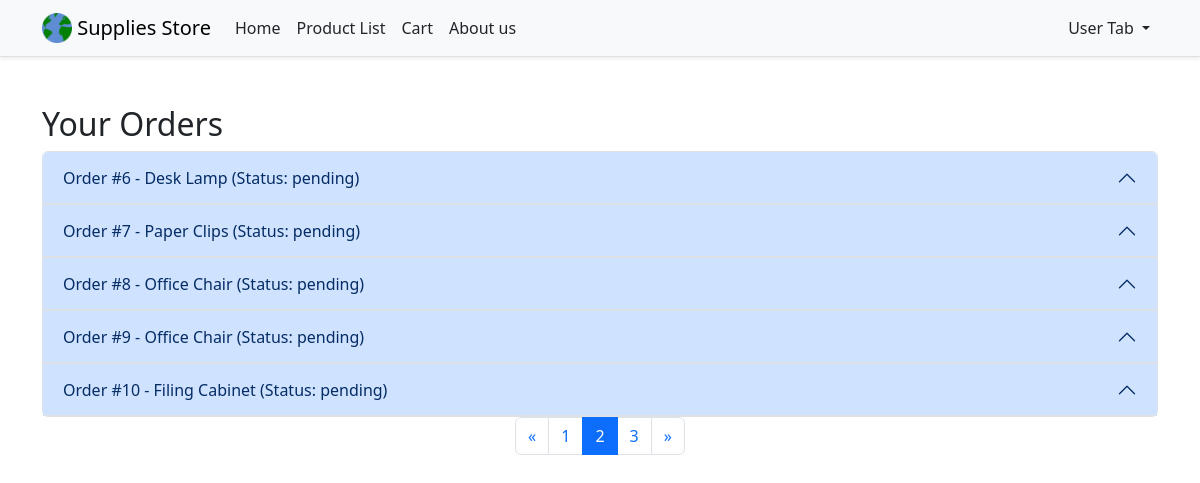
Page /login/orders.php?page=2 (signed in) on the committed database.
### tables this page shows
CREATE TABLE `orders` (
  `order_id` int(11) NOT NULL,
  `customer_id` int(11) NOT NULL,
  `product_id` int(11) NOT NULL,
  `order_quantity` int(100) NOT NULL,
  `order_date` datetime NOT NULL DEFAULT current_timestamp(),
  `order_status` varchar(50) NOT NULL DEFAULT 'pending'
);

CREATE TABLE `products` (
  `id` int(11) NOT NULL,
  `name` varchar(255) NOT NULL,
  `description` text NOT NULL,
  `price` decimal(10,2) NOT NULL,
  `quantity` int(11) NOT NULL,
  `image` varchar(255) DEFAULT NULL,
  `created_at` timestamp NOT NULL DEFAULT current_timestamp()
);

### login/orders.php (the view, shortened to what this page needs)
<?php
include "layout/header.php";
$dbConnection = getDatabaseConnection();
$userId = $_SESSION['id'];
$limit = 5;
$page = isset($_GET['page']) ? (int)$_GET['page'] : 1;
$offset = ($page - 1) * $limit;
$statement = $dbConnection->prepare(
    "SELECT o.order_id AS order_id, p.name AS product_name, p.price, o.order_quantity,
    (p.price * o.order_quantity) AS total_price, o.order_date, o.order_status
    FROM orders o
    JOIN products p ON o.product_id = p.id
    WHERE o.customer_id = ?
    LIMIT ? OFFSET ?;"
);
$statement->bind_param("iii", $userId, $limit, $offset);
$statement->execute();
$result = $statement->get_result();
$totalOrdersStmt = $dbConnection->prepare(
    "SELECT COUNT(*) AS total_orders FROM orders WHERE customer_id = ?;"
);
$totalOrdersStmt->bind_param("i", $userId);
$totalOrdersStmt->execute();
$totalOrdersResult = $totalOrdersStmt->get_result();
$totalOrders = $totalOrdersResult->fetch_assoc()['total_orders'];
$totalPages = ceil($totalOrders / $limit);
?>
<!DOCTYPE html>
<html>
<head>
    <link href="https://cdn.jsdelivr.net/npm/bootstrap@5.3.3/dist/css/bootstrap.min.css" rel="stylesheet">
</head>
<body>
<div class="container mt-5">
    <h2>Your Orders</h2>
    <div class="accordion" id="ordersAccordion">
        <?php
        if ($result->num_rows > 0) {
            $counter = $offset;
            while ($row = $result->fetch_assoc()) {
                $counter++;
                $statusClass = '';
                echo "
                <div class='accordion-item'>
                    <h2 class='accordion-header' id='heading$counter'>
                        <button class='accordion-button $statusClass' type='button' data-bs-toggle='collapse' data-bs-target='#collapse$counter' aria-expanded='true' aria-controls='collapse$counter'>
                            Order #$counter - " . htmlspecialchars($row["product_name"]) . " (Status: " . htmlspecialchars($row["order_status"]) . ")
                        </button>
                    </h2>
                    <div id='collapse$counter' class='accordion-collapse collapse' aria-labelledby='heading$counter' data-bs-parent='#ordersAccordion'>
                        <div class='accordion-body'>
                            <strong>Product Name:</strong> " . htmlspecialchars($row["product_name"]) . "<br>
                            <strong>Price:</strong> $" . htmlspecialchars($row["price"]) . "<br>
                            <strong>Order Quantity:</strong> " . htmlspecialchars($row["order_quantity"]) . "<br>
                            <strong>Total Price:</strong> $" . htmlspecialchars($row["total_price"]) . "<br>
                            <strong>Order Date:</strong> " . htmlspecialchars($row["order_date"]) . "<br>
                            <strong>Status:</strong> " . htmlspecialchars($row["order_status"]) . "<br>
                            <a href='edit_order.php?id=" . htmlspecialchars($row["order_id"]) . "' class='btn btn-primary mt-2'>Edit</a>
                            <form action='delete_order.php' method='POST' style='display:inline-block;'>
                                <input type='hidden' name='order_id' value='" . htmlspecialchars($row["order_id"]) . "'>
                                <button type='submit' class='btn btn-danger mt-2' onclick='return confirm(\"Are you sure you want to delete this order?\")'>Delete</button>
                            </form>
                        </div>
                    </div>
                </div>";
            }
        } else {
            echo "<p>No orders found</p>";
        }
        ?>
    </div>
    <nav aria-label="Page navigation">
        <ul class="pagination justify-content-center">
            <?php if ($page > 1): ?>
                <li class="page-item">
                    <a class="page-link" href="?page=<?php echo $page - 1; ?>" aria-label="Previous">
                        <span aria-hidden="true">&laquo;</span>
                    </a>
                </li>
            <?php endif; ?>
            <?php for ($i = 1; $i <= $totalPages; $i++): ?>
                <li class="page-item <?php echo ($i == $page) ? 'active' : ''; ?>">
                    <a class="page-link" href="?page=<?php echo $i; ?>"><?php echo $i; ?></a>
                </li>
            <?php endfor; ?>
            <?php if ($page < $totalPages): ?>
                <li class="page-item">
                    <a class="page-link" href="?page=<?php echo $page + 1; ?>" aria-label="Next">
                        <span aria-hidden="true">&raquo;</span>
                    </a>
                </li>
            <?php endif; ?>
        </ul>
    </nav>
</div>
</body>
</html>

### rows in the picture
orders: product.name "Desk Lamp", order_status "pending"
orders: product.name "Paper Clips", order_status "pending"
orders: product.name "Office Chair", order_status "pending"
orders: product.name "Office Chair", order_status "pending"
orders: product.name "Filing Cabinet", order_status "pending"
